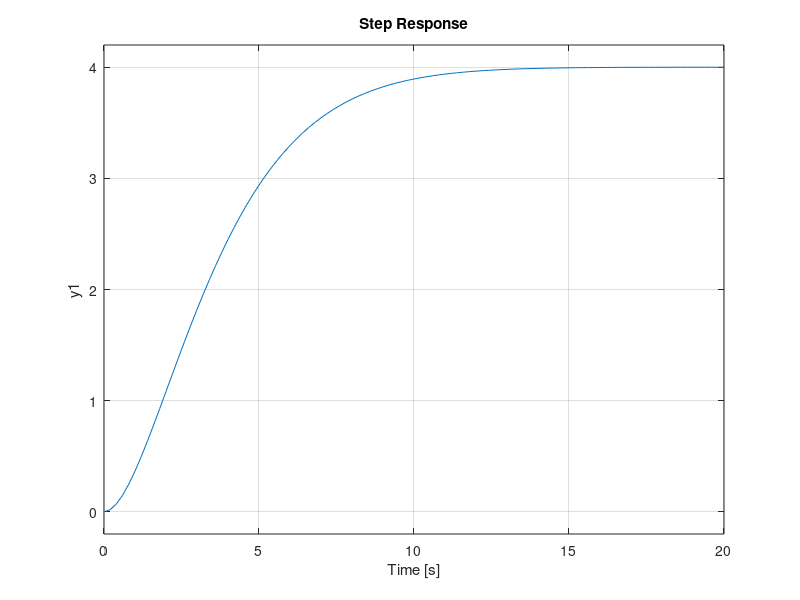

The MATLAB source for this figure:
s = tf('s');

wn = .5;
zeta = .95;

cref = wn^2/(s^2+2*zeta*wn*s+wn^2);

step(4*cref);

%tau = 3;

%cref = 1/(tau*s+1)

C1 = 7.5;
C2 = 7.5;
